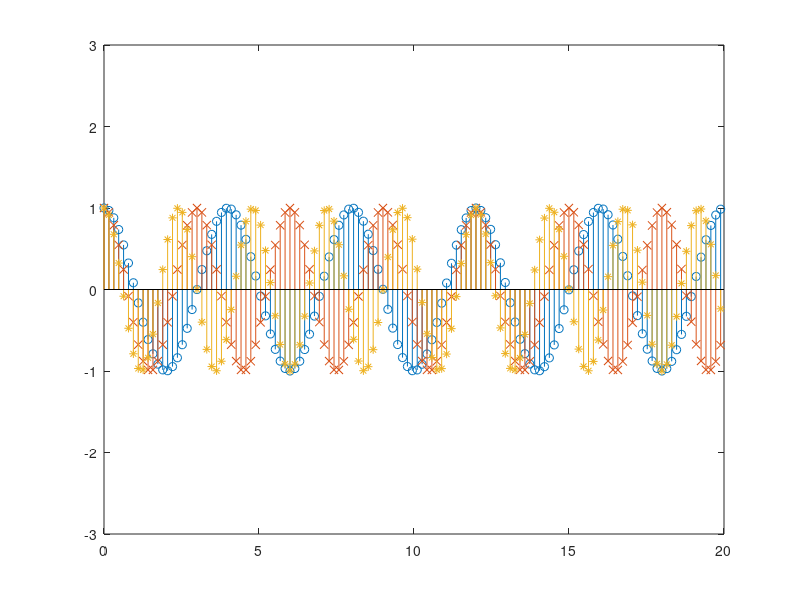
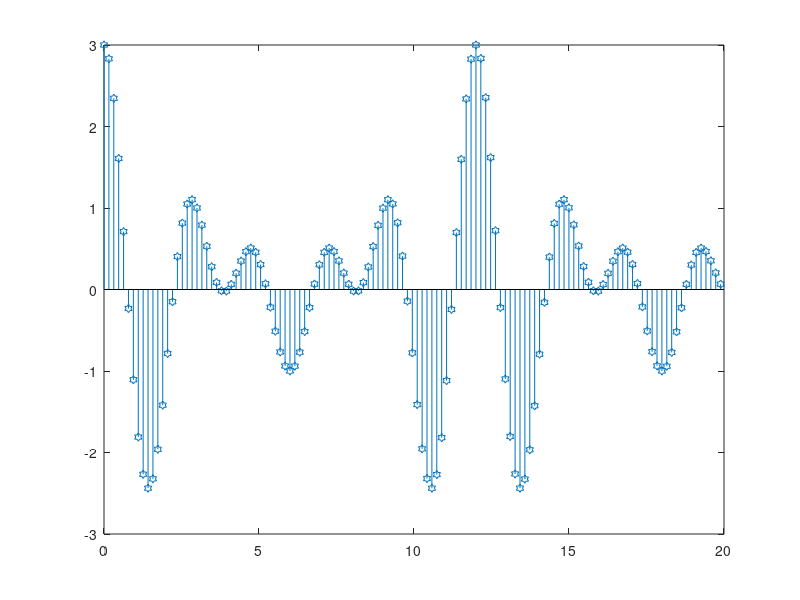

The MATLAB script that drew these images, in order:
n = linspace(0, 10*pi, 200);
z1 = exp((1/2)*pi*1i*n);
z2 = exp((2/3)*pi*1i*n);
z3 = exp((5/6)*pi*1i*n);
figure();
stem(n, real(z1), 'o');
hold on;
stem(n, real(z2), 'x');
stem(n, real(z3), '*');
axis([0 20 -3 3]);
hold off;
figure();
stem(n, real(z1 + z2 + z3), 'h');
axis([0 20 -3 3]);